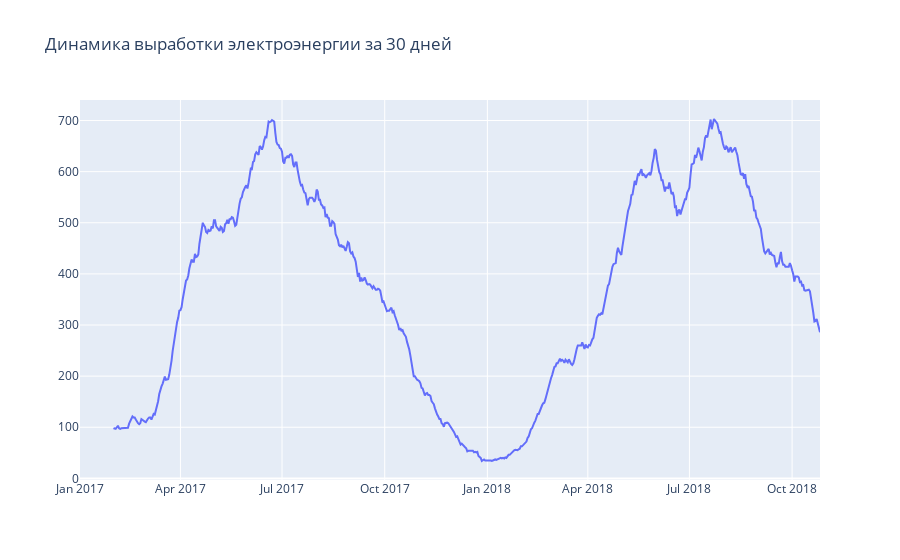

The code cell stored with this chart in its notebook:
### Code cell
# Строим график выработки электроэнергии за 30 дней
import plotly.graph_objects as go
fig = go.Figure()
fig.add_trace(go.Scatter(
    x=sp['date'],
    y=sp['month_power'],
    mode="lines"))
fig.update_layout(title_text="Динамика выработки электроэнергии за 30 дней")
fig.show()

### Figure 1 — Plotly figure (JSON) as saved in the notebook; plotly's stock layout.template omitted (floating-point values rounded to 4 significant figures; data arrays with more than 128 entries replaced by an {"elided": "..."} marker saying what was removed)
{"data": [{"mode": "lines", "type": "scatter", "x": {"elided": "664 str values"}, "y": {"elided": "664 int values"}}], "layout": {"title": {"text": "Динамика выработки электроэнергии за 30 дней"}}}
